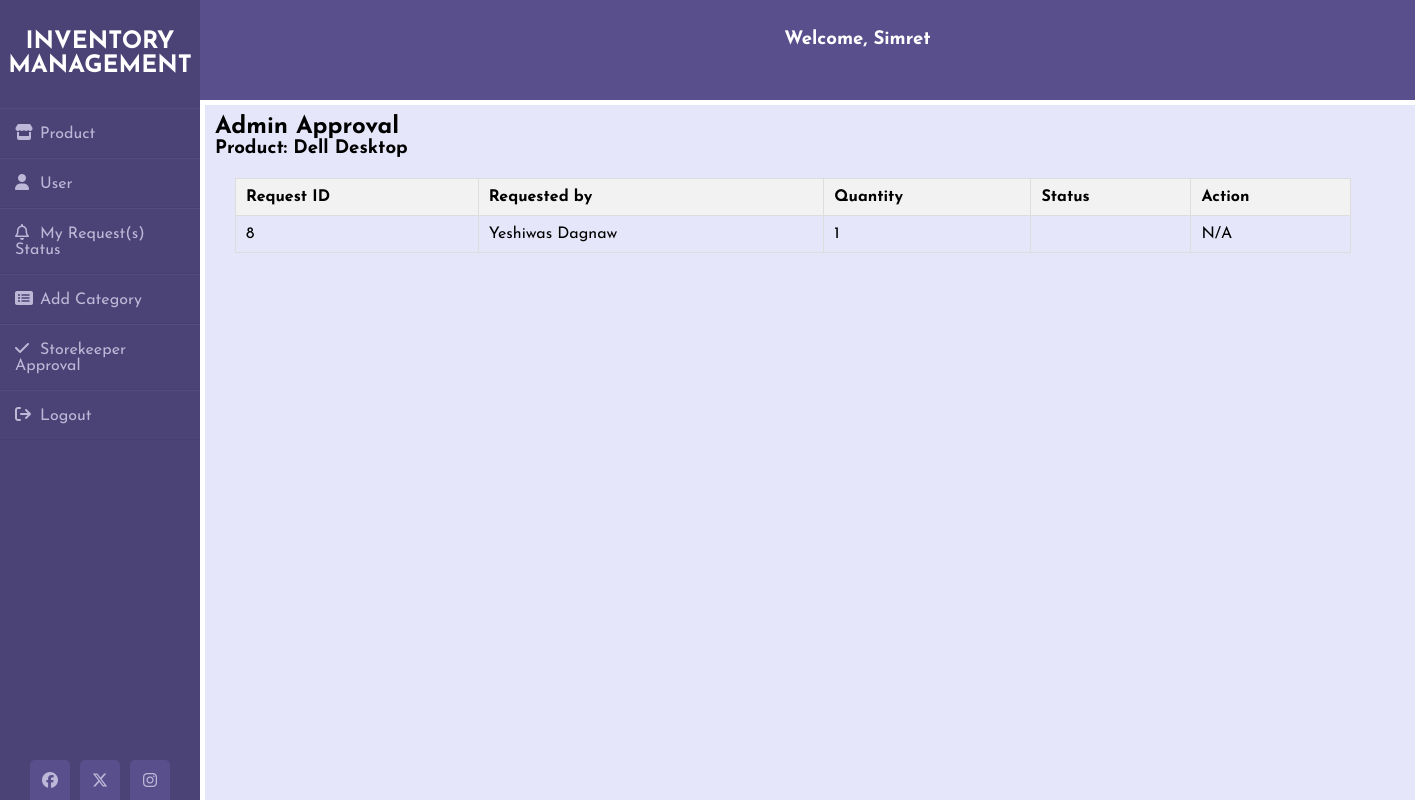
The app's page /admin-approval/5/ (signed in) with its own data.
### inventory/models.py (models this page shows)
class UserProfile(AbstractUser):
    USER_TYPE_CHOICES = [
        ('normal', 'Normal User'),
        ('storekeeper', 'Store Keeper'),
        ('admin', 'Admin'),
    ]
    full_name = models.CharField(max_length=255)
    position = models.CharField(max_length=255)
    user_type = models.CharField(max_length=20, choices=USER_TYPE_CHOICES, default='normal')
    phone = models.CharField(max_length=14, default='123456789')
    email = models.EmailField()
    image = models.ImageField(default='avatar.png', upload_to='User_images', blank=True)
    registered_date = models.DateTimeField(auto_now_add=True)
    groups = models.ManyToManyField(
        'auth.Group',
        related_name='user_profiles_groups',
        blank=True,
        verbose_name='groups',
        help_text='The groups this user belongs to. A user will get all permissions granted to each of their groups.',
    )
    user_permissions = models.ManyToManyField(
        'auth.Permission',
        related_name='user_profiles_permissions',
        blank=True,
        verbose_name='user permissions',
        help_text='Specific permissions for this user.',
    )

### product/models.py (models this page shows, shortened)
class Product(models.Model):
    name = models.CharField(max_length=255)
    serial = models.CharField(max_length=255, null=True, blank=True)
    category = models.ForeignKey('Category', on_delete=models.SET_NULL, blank=True, null=True)
    description = models.TextField()
    price = models.DecimalField(max_digits=10, decimal_places=2)
    quantity = models.PositiveIntegerField()
    unit = models.CharField(max_length=200)
    added_by = models.ForeignKey(get_user_model(), on_delete=models.CASCADE, related_name='added_products')
    added_date = models.DateTimeField(auto_now_add=True)

class Request(models.Model):
    product = models.ForeignKey('Product', on_delete=models.CASCADE)
    requested_by = models.ForeignKey(get_user_model(), on_delete=models.CASCADE, related_name='requested_by')
    additional_info = models.TextField(blank=True)
    quantity = models.IntegerField(default=1)
    status_choices = [('pending', 'Pending'), ('approved', 'Approved'), ('rejected', 'Rejected')]
    storekeeper_approval_status = models.CharField(max_length=10, choices=status_choices, default='pending')
    admin_approval_status = models.CharField(max_length=10, choices=status_choices, default='pending')
    storekeeper_approved_by = models.ForeignKey(get_user_model(), on_delete=models.CASCADE, null=True, related_name='stokeeper_approved_by')
    admin_approved_by = models.ForeignKey(get_user_model(), on_delete=models.CASCADE, null=True, related_name='admin_approved_by')
    storekeeper_approved_date = models.DateTimeField(null=True)
    admin_approved_date = models.DateTimeField(null=True)
    assignet_to = models.ForeignKey(get_user_model(), on_delete=models.CASCADE, related_name='assignet_to', null=True)

### product/views.py (the view, shortened to what this page needs)
# urls.py: path('admin-approval/<int:product_id>/', AdminApprovalView.as_view(), name='admin_approval'),
@method_decorator(login_required, name='dispatch')
class AdminApprovalView(View):
    template_name = 'products/admin_approval.html'
    def get(self, request, product_id, *args, **kwargs):
        product = get_object_or_404(Product, id=product_id)
        requests = Request.objects.filter(product=product, admin_approval_status='pending').order_by('id')
        form = RequestProductForm()
        return render(request, self.template_name, {'product': product, 'requests': requests, 'form': form})

### templates/products/admin_approval.html (shortened to what this page needs)
{% extends 'base.html' %}
{% block content %}
<div class="wrapper">
  <div class="content">
    <h2>Admin Approval</h2>
    <h3>Product: {{ product.name }}</h3>
    <table border="1">
      <thead>
        <tr>
          <th>Request ID</th>
          <th>Requested by</th>
          <th>Quantity</th>
          <th>Status</th>
          <th>Action</th>
        </tr>
      </thead>
      <tbody>
        {% for request in requests %}
          <tr>
            <td>{{ request.id }}</td>
            <td>{{ request.requested_by.full_name }}</td>
            <td>{{ request.quantity }}</td>
            <td>{{ request.status }}</td>
            <td>
              {% if request.status == 'approved' %}
                N/A
              {% else %}
                <form method="post" action="{% url 'admin_approval' product.id %}">
                  <p>N/A</p>
                </form>
              {% endif %}
            </td>
          </tr>
        {% endfor %}
      </tbody>
    </table>
  </div>
</div>
{% endblock content %}

### templates/nav_main.html (shortened to what this page needs)
<!DOCTYPE html>
<html lang="en">
{% load static %}
<head>
    <link rel="stylesheet" href="{% static 'css/style.css' %}" />
    <link rel="stylesheet" href="https://cdnjs.cloudflare.com/ajax/libs/font-awesome/6.5.1/css/all.min.css" />
</head>
<body>
    <div class="wrapper">
        <div class="sidebar">
            <h2>Inventory Management</h2>
            <ul class="parent-list">
                {% if user.is_authenticated %}
                    {% if user.user_type == 'normal' %}
                        <li><a href="#"><i class="fa fa-house"></i>Home</a></li>
                        <li><a href="#"> <i class="fa fa-solid fa-store"></i>Product</a>
                            <ul class="nested-list">
                                <li><a href="{% url 'product_list' %}"><i class="fa fa-solid fa-store"></i>All Products</a></li>
                                <li><a href="{% url 'user_products' %}"><i class="fa fa-solid fa-cart-shopping"></i>My Products</a></li>
                            </ul>
                        </li>
                        <li><a href="{% url 'user_requests_status' %}"><i class="fa far fa-bell"></i>My Request(s) Status</a></li>
                    {% elif user.user_type == 'storekeeper' %}
                        <li><a href="#"> <i class="fa fa-solid fa-store"></i>Product</a>
                        </li>
                        <li><a href="#"><i class="fa fa-user" aria-hidden="true"></i>User</a>
                        </li>
                        <li><a href="{% url 'user_requests_status' %}"><i class="fa far fa-bell"></i>My Request(s) Status</a></li>
                        <li><a href="{% url 'create_category' %}"><i class="fa fa-list-alt" aria-hidden="true"></i>Add Category</a></li>
                        <li><a href="{% url 'store_keeper' %}"><i class="fa fa-check" aria-hidden="true"></i>Storekeeper Approval</a></li>
                    {% endif %}
                    <li><a href="{% url 'logout' %}"><i class="fa fa-sign-out" aria-hidden="true"></i>Logout</a></li>
                {% else %}
                    <li><a href="{% url 'login' %}"><i class="fa fa-sign-in" aria-hidden="true"></i>Login</a></li>
                    <li><a href="#"><i class="far fa-comment"></i> Message</a></li>
                {% endif %}
            </ul>
            <div class="social_media">
                <a href="#"><i class="fa-brands fa-facebook"></i></a>
                <a href="#"><i class="fa-brands fa-x-twitter"></i></a>
                <a href="#"><i class="fa-brands fa-instagram"></i></a>
            </div>
        </div>
       <div class="header">
        {% if user.is_authenticated %}
            <h3>Welcome, {{ user.full_name}}</h3>
        {% endif %}
       </div>
        </div>
</body>
</html>

### static/css/style.css (style rules this page uses)
* { margin: 0; padding: 0; box-sizing: border-box; list-style: none; text-decoration: none; font-family: 'Josefin Sans', sans-serif; }
body { background-color: #ffffff; }
.wrapper { display: flex; position: relative; }
.wrapper .sidebar { width: 200px; height: 100%; background: #4b4276; padding: 30px 0px; position: fixed; z-index: 1; }
.wrapper .sidebar h2 { color: #fff; text-transform: uppercase; text-align: center; margin-bottom: 30px; }
.wrapper .sidebar ul li { padding: 15px; border-bottom: 1px solid #bdb8d7; border-bottom: 1px solid rgba(0, 0, 0, 0.05); border-top: 1px solid rgba(255, 255, 255, 0.05); }
.wrapper .sidebar ul li a { color: #bdb8d7; display: block; }
.wrapper .sidebar ul li a .fa { width: 25px; }
.wrapper .sidebar ul li a .far { width: 25px; }
.wrapper .sidebar .social_media { position: absolute; bottom: 0; left: 50%; transform: translateX(-50%); display: flex; }
.wrapper .sidebar .social_media a { display: block; width: 40px; background: #594f8d; height: 40px; line-height: 45px; text-align: center; margin: 0 5px; color: #bdb8d7; border-top-left-radius: 5px; border-top-right-radius: 5px; }
.wrapper .header { position: fixed; top: 0; margin-left: 200px; width: 100%; background-color: #594f8d; height: 100px; text-align: center; color: #ffffff; z-index: 2; }
.wrapper .header h3 { color: #ffffff; text-align: center; margin-right: 100px; padding-top: 30px; }
.wrapper .content { margin-left: 205px; margin-top: 105px; background-color:#E6E6FA; padding: 10px; position: absolute; width: 100%; overflow-y: auto; white-space: nowrap; min-height: calc(100vh - 105px); }
.wrapper .content table { margin-left: 20px; padding-left: 10px; border-collapse: collapse; margin-top: 20px; width: 80%; }
.wrapper .content table th, .wrapper .content table td { padding: 10px; text-align: left; border: 1px solid #ddd; }
.wrapper .content table thead { background-color: #f2f2f2; }

### records on screen
UserProfile: full_name "Simret"
Product: name "Dell Desktop"
Request: id "8", requested_by.full_name "Yeshiwas Dagnaw", quantity "1"
